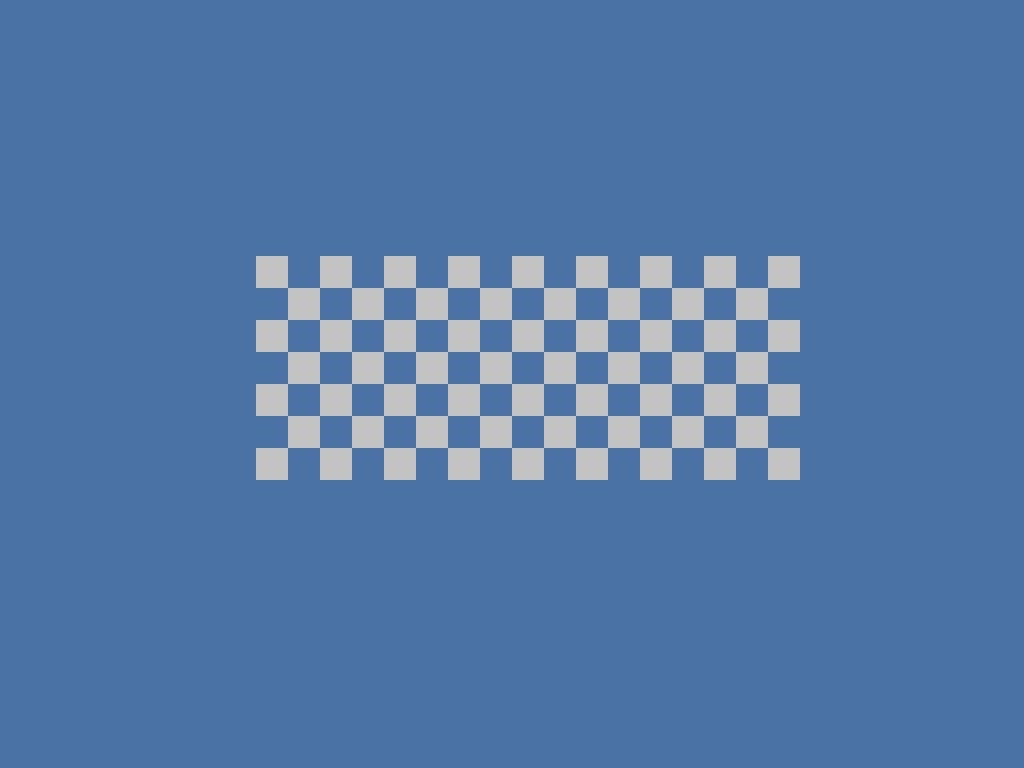

Rendered tile map (Tiled .tmx) drawn with the repository's tilesets; below, a short description and the full map source, tile grids included:
An orthogonal 32x24 tile map with 32x32 px tiles, 1 tile layer (floor), 2 tilesets and 25 objects (8x kill_ball, 8x kill_ball_node, 7x wall, spawn, exit).

<map version="1.0" tiledversion="1.1.4" orientation="orthogonal" renderorder="right-down" width="32" height="24" tilewidth="32" tileheight="32" infinite="0" nextobjectid="29">
 <properties>
  <property name="on_enter">local state=  states.get_state("game")
local label = state.message_label
local message=  "Does my radius look fat?"
label:set_text(message)
state.timer:after(5, function()
        label:set_text("")
end)</property>
 </properties>
 <tileset firstgid="1" name="blue" tilewidth="32" tileheight="32" tilecount="1" columns="1">
  <image source="../graphics/blue.png" width="32" height="32" />
 </tileset>
 <tileset firstgid="2" name="white" tilewidth="32" tileheight="32" tilecount="1" columns="1">
  <image source="../graphics/white.png" width="32" height="32" />
 </tileset>
 <layer name="floor" width="32" height="24">
  <data encoding="csv">
1,1,1,1,1,1,1,1,1,1,1,1,1,1,1,1,1,1,1,1,1,1,1,1,1,1,1,1,1,1,1,1,
1,1,1,1,1,1,1,1,1,1,1,1,1,1,1,1,1,1,1,1,1,1,1,1,1,1,1,1,1,1,1,1,
1,1,1,1,1,1,1,1,1,1,1,1,1,1,1,1,1,1,1,1,1,1,1,1,1,1,1,1,1,1,1,1,
1,1,1,1,1,1,1,1,1,1,1,1,1,1,1,1,1,1,1,1,1,1,1,1,1,1,1,1,1,1,1,1,
1,1,1,1,1,1,1,1,1,1,1,1,1,1,1,1,1,1,1,1,1,1,1,1,1,1,1,1,1,1,1,1,
1,1,1,1,1,1,1,1,1,1,1,1,1,1,1,1,1,1,1,1,1,1,1,1,1,1,1,1,1,1,1,1,
1,1,1,1,1,1,1,1,1,1,1,1,1,1,1,1,1,1,1,1,1,1,1,1,1,1,1,1,1,1,1,1,
1,1,1,1,1,1,1,1,1,1,1,1,1,1,1,1,1,1,1,1,1,1,1,1,1,1,1,1,1,1,1,1,
1,1,1,1,1,1,1,1,2,1,2,1,2,1,2,1,2,1,2,1,2,1,2,1,2,1,1,1,1,1,1,1,
1,1,1,1,1,1,1,1,1,2,1,2,1,2,1,2,1,2,1,2,1,2,1,2,1,1,1,1,1,1,1,1,
1,1,1,1,1,1,1,1,2,1,2,1,2,1,2,1,2,1,2,1,2,1,2,1,2,1,1,1,1,1,1,1,
1,1,1,1,1,1,1,1,1,2,1,2,1,2,1,2,1,2,1,2,1,2,1,2,1,1,1,1,1,1,1,1,
1,1,1,1,1,1,1,1,2,1,2,1,2,1,2,1,2,1,2,1,2,1,2,1,2,1,1,1,1,1,1,1,
1,1,1,1,1,1,1,1,1,2,1,2,1,2,1,2,1,2,1,2,1,2,1,2,1,1,1,1,1,1,1,1,
1,1,1,1,1,1,1,1,2,1,2,1,2,1,2,1,2,1,2,1,2,1,2,1,2,1,1,1,1,1,1,1,
1,1,1,1,1,1,1,1,1,1,1,1,1,1,1,1,1,1,1,1,1,1,1,1,1,1,1,1,1,1,1,1,
1,1,1,1,1,1,1,1,1,1,1,1,1,1,1,1,1,1,1,1,1,1,1,1,1,1,1,1,1,1,1,1,
1,1,1,1,1,1,1,1,1,1,1,1,1,1,1,1,1,1,1,1,1,1,1,1,1,1,1,1,1,1,1,1,
1,1,1,1,1,1,1,1,1,1,1,1,1,1,1,1,1,1,1,1,1,1,1,1,1,1,1,1,1,1,1,1,
1,1,1,1,1,1,1,1,1,1,1,1,1,1,1,1,1,1,1,1,1,1,1,1,1,1,1,1,1,1,1,1,
1,1,1,1,1,1,1,1,1,1,1,1,1,1,1,1,1,1,1,1,1,1,1,1,1,1,1,1,1,1,1,1,
1,1,1,1,1,1,1,1,1,1,1,1,1,1,1,1,1,1,1,1,1,1,1,1,1,1,1,1,1,1,1,1,
1,1,1,1,1,1,1,1,1,1,1,1,1,1,1,1,1,1,1,1,1,1,1,1,1,1,1,1,1,1,1,1,
1,1,1,1,1,1,1,1,1,1,1,1,1,1,1,1,1,1,1,1,1,1,1,1,1,1,1,1,1,1,1,1
</data>
 </layer>
 <objectgroup name="entities">
  <object id="1" type="spawn" x="256" y="448" width="128" height="32" />
  <object id="2" type="exit" x="672" y="448" width="128" height="32">
   <properties>
    <property name="map_name" value="nine" />
   </properties>
  </object>
  <object id="3" type="wall" x="224" y="224" width="608" height="32" />
  <object id="4" type="wall" x="384" y="352" width="32" height="128" />
  <object id="5" type="wall" x="512" y="256" width="32" height="128" />
  <object id="6" type="wall" x="640" y="352" width="32" height="128" />
  <object id="7" type="wall" x="224" y="480" width="608" height="32" />
  <object id="8" type="wall" x="224" y="256" width="32" height="224" />
  <object id="9" type="wall" x="800" y="256" width="32" height="224" />
  <object id="10" type="kill_ball" x="384" y="256" width="32" height="32">
   <properties>
    <property name="path" value="20" />
    <property name="speed" type="int" value="12" />
   </properties>
  </object>
  <object id="12" type="kill_ball" x="416" y="256" width="32" height="32">
   <properties>
    <property name="path" value="21" />
    <property name="speed" type="int" value="20" />
   </properties>
  </object>
  <object id="13" type="kill_ball" x="448" y="448" width="32" height="32">
   <properties>
    <property name="path" value="22" />
    <property name="speed" type="int" value="20" />
   </properties>
  </object>
  <object id="14" type="kill_ball" x="480" y="256" width="32" height="32">
   <properties>
    <property name="path" value="23" />
    <property name="speed" type="int" value="20" />
   </properties>
  </object>
  <object id="16" type="kill_ball" x="544" y="256" width="32" height="32">
   <properties>
    <property name="path" value="24" />
    <property name="speed" type="int" value="20" />
   </properties>
  </object>
  <object id="17" type="kill_ball" x="576" y="448" width="32" height="32">
   <properties>
    <property name="path" value="25" />
    <property name="speed" type="int" value="20" />
   </properties>
  </object>
  <object id="18" type="kill_ball" x="608" y="256" width="32" height="32">
   <properties>
    <property name="path" value="26" />
    <property name="speed" type="int" value="20" />
   </properties>
  </object>
  <object id="19" type="kill_ball" x="640" y="256" width="32" height="32">
   <properties>
    <property name="path" value="27" />
    <property name="speed" type="int" value="12" />
   </properties>
  </object>
  <object id="20" type="kill_ball_node" x="384" y="320" width="32" height="32" />
  <object id="21" type="kill_ball_node" x="416" y="448" width="32" height="32" />
  <object id="22" type="kill_ball_node" x="448" y="256" width="32" height="32" />
  <object id="23" type="kill_ball_node" x="480" y="448" width="32" height="32" />
  <object id="24" type="kill_ball_node" x="544" y="448" width="32" height="32" />
  <object id="25" type="kill_ball_node" x="576" y="256" width="32" height="32" />
  <object id="26" type="kill_ball_node" x="608" y="448" width="32" height="32" />
  <object id="27" type="kill_ball_node" x="640" y="320" width="32" height="32" />
 </objectgroup>
</map>
